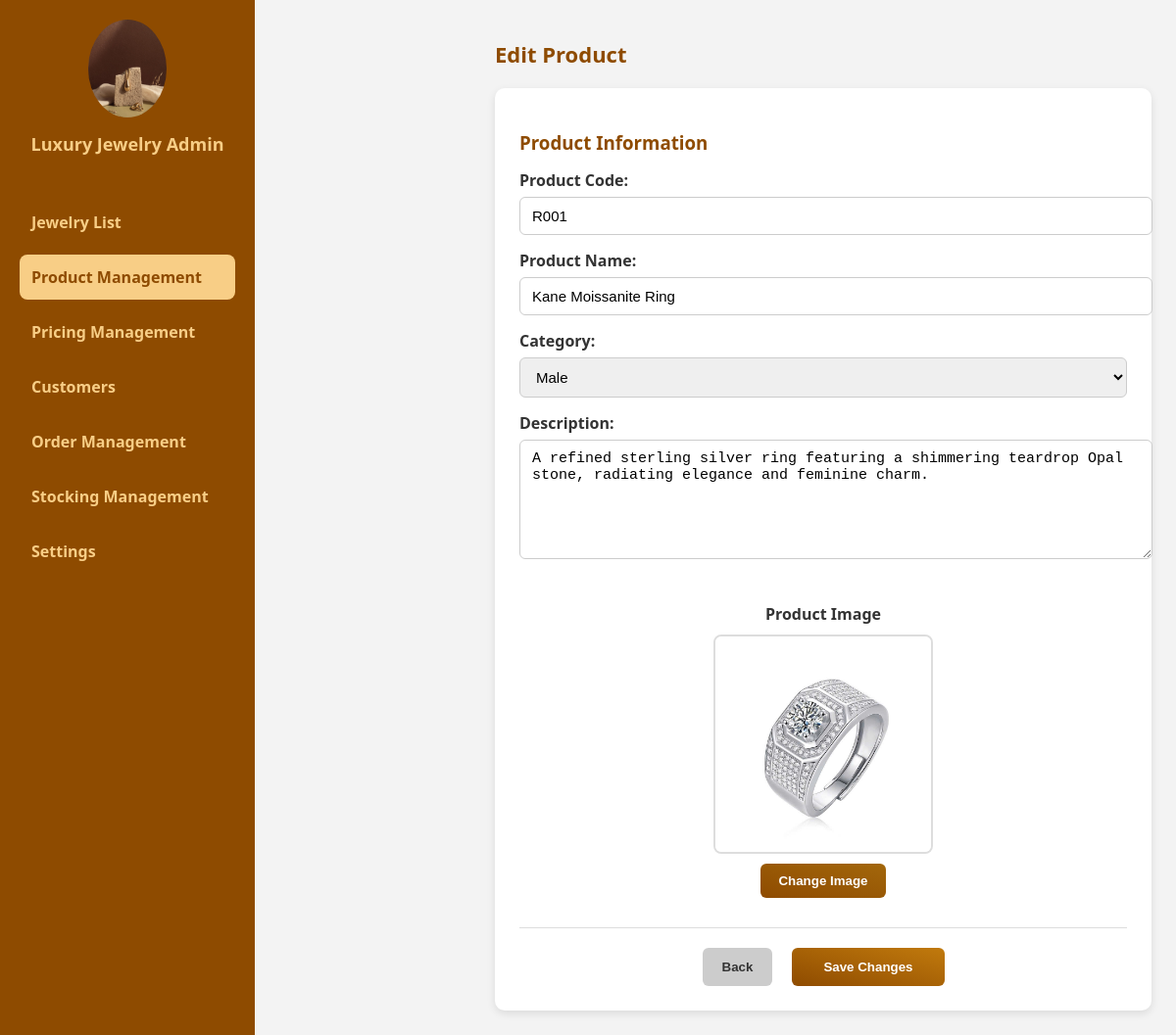
Screenshot of /admin/edit_product.php with the database file from the repository.
### tables this page shows
CREATE TABLE `product_details` (
  `id` int(11) NOT NULL,
  `product_id` varchar(50) NOT NULL,
  `description` text DEFAULT NULL,
  `material` varchar(100) DEFAULT NULL,
  `design` varchar(255) DEFAULT NULL,
  `stone` varchar(100) DEFAULT NULL,
  `color` varchar(50) DEFAULT NULL,
  `brand` varchar(100) DEFAULT NULL
);

CREATE TABLE `products` (
  `id` varchar(50) NOT NULL,
  `name` varchar(255) DEFAULT NULL,
  `price` decimal(15,2) DEFAULT NULL,
  `image` varchar(255) DEFAULT NULL,
  `cost_price` decimal(15,2) DEFAULT 0.00,
  `profit_percent` int(11) DEFAULT 0,
  `stock` int(11) DEFAULT 0,
  `category` varchar(100) DEFAULT NULL,
  `gender` varchar(20) DEFAULT NULL
);

### admin/edit_product.php (the view, shortened to what this page needs)
<?php
require_once '../config/config.php';
$code = htmlspecialchars($_GET['code'] ?? 'R001');
$sql = "SELECT p.*, pd.description FROM products p LEFT JOIN product_details pd ON p.id = pd.product_id WHERE p.id = ?";
$stmt = $conn->prepare($sql);
$stmt->bind_param("s", $code);
$stmt->execute();
$result = $stmt->get_result();
if ($result->num_rows > 0) {
    $productRow = $result->fetch_assoc();
    $product = [
        'code'        => $productRow['id'],
        'name'        => $productRow['name'],
        'description' => $productRow['description'],
        'image'       => $productRow['image'],
        'price'       => $productRow['price'],
        'stock'       => $productRow['stock'],
        'category'    => $productRow['category']
    ];
} else {
    die("Product not found");
}
?>
<!DOCTYPE html>
<html lang="en">
<head>
</head>
<body>
  <div class="sidebar">
    <div class="logo">
      <img src="../images/Admin_login.jpg" alt="Admin Logo">
      <h2>Luxury Jewelry Admin</h2>
    </div>
    <div class="menu">
      <a href="Administration_menu.php#products">Jewelry List</a>
      <a href="product_management.php" class="active">Product Management</a>
      <a href="Price Manage/pricing.php">Pricing Management</a>
      <a href="Administration_menu.php#users">Customers</a>
      <a href="Order Manage/order_management.php">Order Management</a>
      <a href="Stock Manage/stocking_management.php">Stocking Management</a>
      <a href="Administration_menu.php#settings">Settings</a>
    </div>
  </div>
  <main>
    <h1>Edit Product</h1>
    <div class="card">
      <h3>Product Information</h3>
      <form method="post"
            action="edit_product.php?code=<?php echo urlencode($code); ?>"
            enctype="multipart/form-data">
        <div class="form-layout">
          <div class="form-column">
            <div class="form-group">
              <label>Product Code:</label>
              <input type="text" name="product_code"
                     value="<?php echo htmlspecialchars($product['code']); ?>" readonly>
            </div>
            <div class="form-group">
              <label>Product Name:</label>
              <input type="text" name="product_name"
                     value="<?php echo htmlspecialchars($product['name']); ?>">
            </div>
            <div class="form-group">
              <label>Category:</label>
              <select name="category" style="padding:10px 12px; border:1px solid #ccc; border-radius:6px; font-size:15px;">
                <option value="Male" <?php echo (($product['category']??'')=='Male')?'selected':''; ?>>Male</option>
              </select>
            </div>
            <div class="form-group">
              <label>Description:</label>
              <textarea name="description"><?php echo htmlspecialchars($product['description'] ?? ''); ?></textarea>
            </div>
          </div>
          <div class="image-column">
            <label style="font-weight:bold;margin-bottom:10px;">Product Image</label>
            <div class="image-preview">
              <img id="previewImage"
                   src="../images/<?php echo htmlspecialchars($product['image']); ?>"
                   alt="Product Image">
            </div>
            <button type="button" class="btn-change-image"
                    onclick="document.getElementById('uploadImage').click()">
              Change Image
            </button>
          </div>
        </div>
        <div class="form-actions">
          <button type="button" class="btn btn-secondary"
                  onclick="window.location.href='product_management.php'">Back</button>
          <button type="submit" class="btn btn-primary"
                  style="padding:0.75rem 2rem;font-weight:600;">
            Save Changes
          </button>
        </div>
      </form>
    </div>
  </main>
</body>
</html>

### admin/edit_product.php (style rules this page uses)
body { font-family:"Segoe UI",sans-serif; background-color:#f3f3f3; color:#333; margin:0; display:flex; }
.sidebar { width:220px; background-color:#8e4b00; color:#f8ce86; display:flex; flex-direction:column; padding:20px; }
.logo { text-align:center; margin-bottom:30px; }
.logo img { width:80px; border-radius:50%; }
.logo h2 { font-size:18px; margin-top:10px; }
.menu a { display:block; padding:12px; color:#f8ce86; text-decoration:none; border-radius:8px; margin-bottom:10px; font-weight:bold; transition:background 0.3s,color 0.3s; }
.menu a:hover,.menu a.active { background-color:#f8ce86; color:#8e4b00; }
main { margin-left:220px; flex:1; padding:25px; }
h1 { color:#8e4b00; margin-bottom:20px; font-size:22px; }
.card { background:#fff; border-radius:10px; box-shadow:0 3px 8px rgba(0,0,0,0.1); padding:25px; margin-top:20px; max-width:1100px; }
.card h3 { color:#8e4b00; margin-bottom:15px; }
.form-layout { display:flex; flex-wrap:wrap; gap:30px; }
.form-column { flex:2; min-width:400px; display:flex; flex-direction:column; }
.form-group { display:flex; flex-direction:column; margin-bottom:15px; }
.form-group label { font-weight:bold; margin-bottom:6px; color:#333; }
input,textarea { padding:10px 12px; border:1px solid #ccc; border-radius:6px; font-size:15px; transition:border-color 0.2s; width:100%; }
textarea { resize:vertical; min-height:100px; }
.image-column { flex:1; min-width:280px; display:flex; flex-direction:column; align-items:center; justify-content:flex-start; }
.image-preview { width:220px; height:220px; border:2px solid #ddd; border-radius:8px; overflow:hidden; display:flex; align-items:center; justify-content:center; background:#fafafa; }
.image-preview img { max-width:100%; max-height:100%; object-fit:contain; }
.btn-change-image { background:linear-gradient(195deg,#a3670b,#8e4b00); color:white; border:none; padding:10px 18px; border-radius:6px; font-weight:bold; cursor:pointer; margin-top:10px; transition:0.2s; }
.form-actions { display:flex; justify-content:center; gap:20px; margin-top:30px; padding-top:20px; border-top:1px solid #ddd; }
.btn { text-decoration:none; padding:10px 20px; border-radius:6px; font-weight:bold; cursor:pointer; border:none; transition:0.3s; }
.btn-secondary { background:#ccc; color:#333; }
.btn-primary { background:linear-gradient(195deg,#c17a0d,#8e4b00); color:white; }

### rows the page displays
product_details: product_code "R001", product_name "Kane Moissanite Ring", description "A refined sterling silver ring featuring a shimmering teardrop Opal stone, radiating elegance and feminine charm.", product.image (picture)
